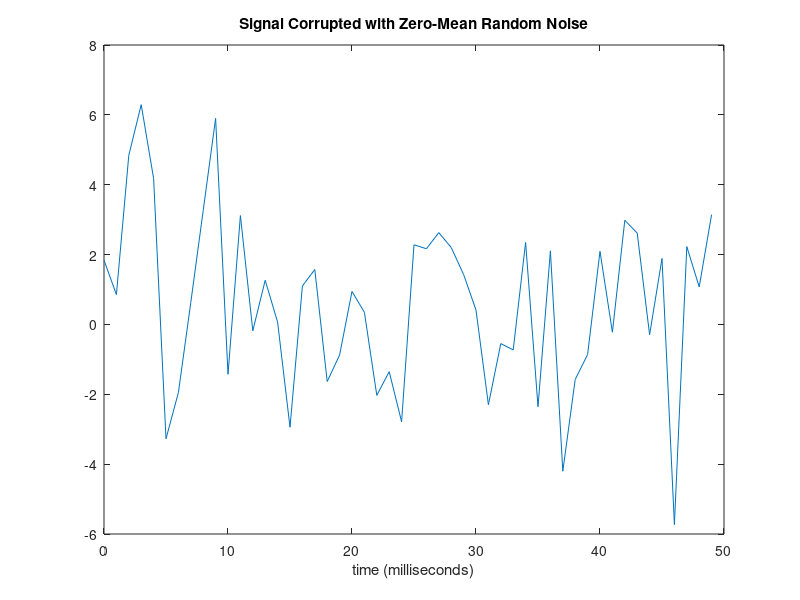
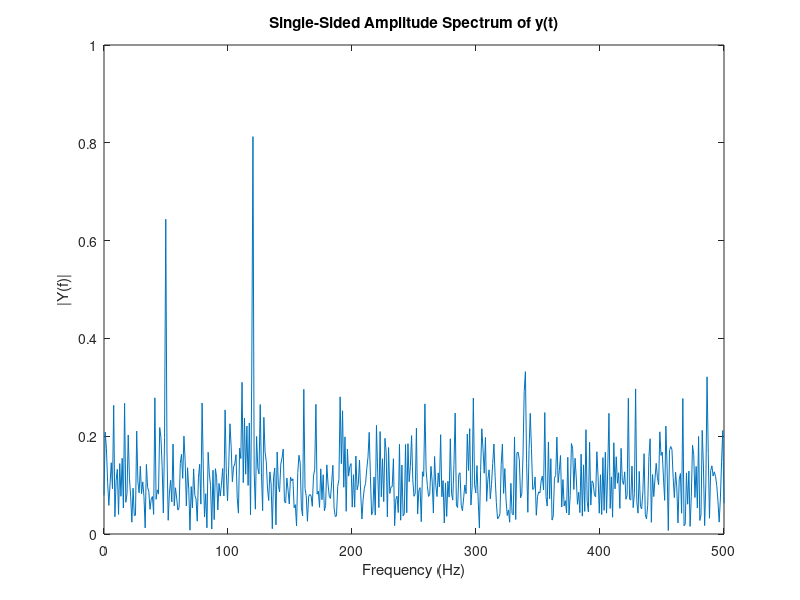

Write the MATLAB code that produced these figures, in order.
Fs = 1000;                    % Sampling frequency
T = 1/Fs;                     % Sample time
L = 1000;                     % Length of signal
t = (0:L-1)*T;                % Time vector
% Sum of a 50 Hz sinusoid and a 120 Hz sinusoid
x = 0.7*sin(2*pi*50*t) + sin(2*pi*120*t); 
y = x + 2*randn(size(t));     % Sinusoids plus noise
plot(Fs*t(1:50),y(1:50))
title('Signal Corrupted with Zero-Mean Random Noise')
xlabel('time (milliseconds)')

NFFT = 2^nextpow2(L); % Next power of 2 from length of y
Y = fft(y,NFFT)/L;
f = Fs/2*linspace(0,1,NFFT/2+1);

% Plot single-sided amplitude spectrum.
figure;
plot(f,2*abs(Y(1:NFFT/2+1))) 
title('Single-Sided Amplitude Spectrum of y(t)')
xlabel('Frequency (Hz)')
ylabel('|Y(f)|')